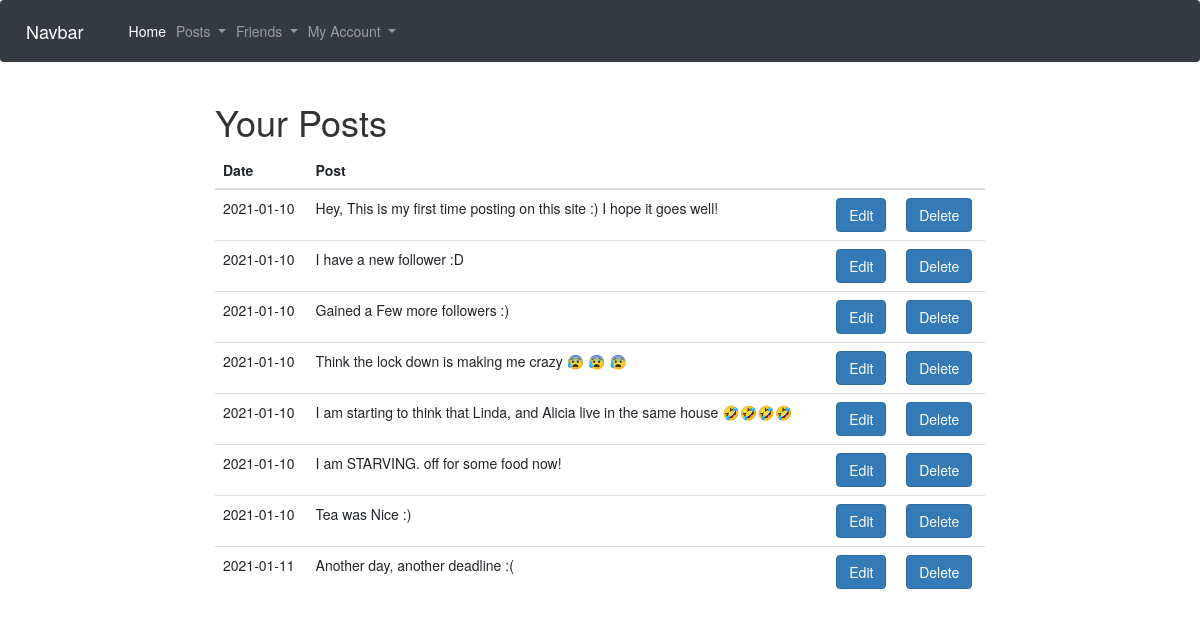
/myposts (signed in), run on the app's committed database.
### app/models.py (models this page shows)
class Post(db.Model):
    id = db.Column(db.Integer, primary_key=True)
    content = db.Column(db.String(500))
    date = db.Column(db.Date, index=True, default=date.today())
    author_id = db.Column(db.Integer, db.ForeignKey('user.id'))

### app/views.py (the view)
@app.route('/myposts', methods=['GET', 'POST'])
@login_required
def myposts():
    posts = Post.query.filter_by(author_id=current_user.id)
    return render_template('myposts.html', title="My Posts", posts=posts)

### app/models.py (called while the page is built)
@login.user_loader
def load_user(id):
    return User.query.get(int(id))

### app/templates/myposts.html
{% extends "base.html" %}
{% block content %}
<h1>Your Posts</h1>
<table class="table">
    <thead>
      <tr>
        <th>Date</th>
        <th>Post</th>
        <th></th>
        <th></th>
      </tr>
    </thead>
    <tbody>
    {% for post in posts %}
    <tr>
      <td>{{post.date}}</td>
      <td>{{post.content}}</td>
      <td><a href="/edit_post/{{post.id}}" class="btn btn-primary">Edit</a></td>
      <td><a href="/delete_post/{{post.id}}" class="btn btn-primary">Delete</a></td>
    </tr>
    {% endfor %}
  </tbody>
</table>
{% endblock %}

### data on the page
Post: date "2021-01-10", content "Hey, This is my first time posting on this site :) I hope it goes well!"
Post: date "2021-01-10", content "I have a new follower :D"
Post: date "2021-01-10", content "Gained a Few more followers :)"
Post: date "2021-01-10", content "Think the lock down is making me crazy 😰 😰 😰"
Post: date "2021-01-10", content "I am starting to think that Linda, and Alicia live in the same house 🤣🤣🤣🤣"
Post: date "2021-01-10", content "I am STARVING. off for some food now!"
Post: date "2021-01-10", content "Tea was Nice :)"
Post: date "2021-01-11", content "Another day, another deadline :("
